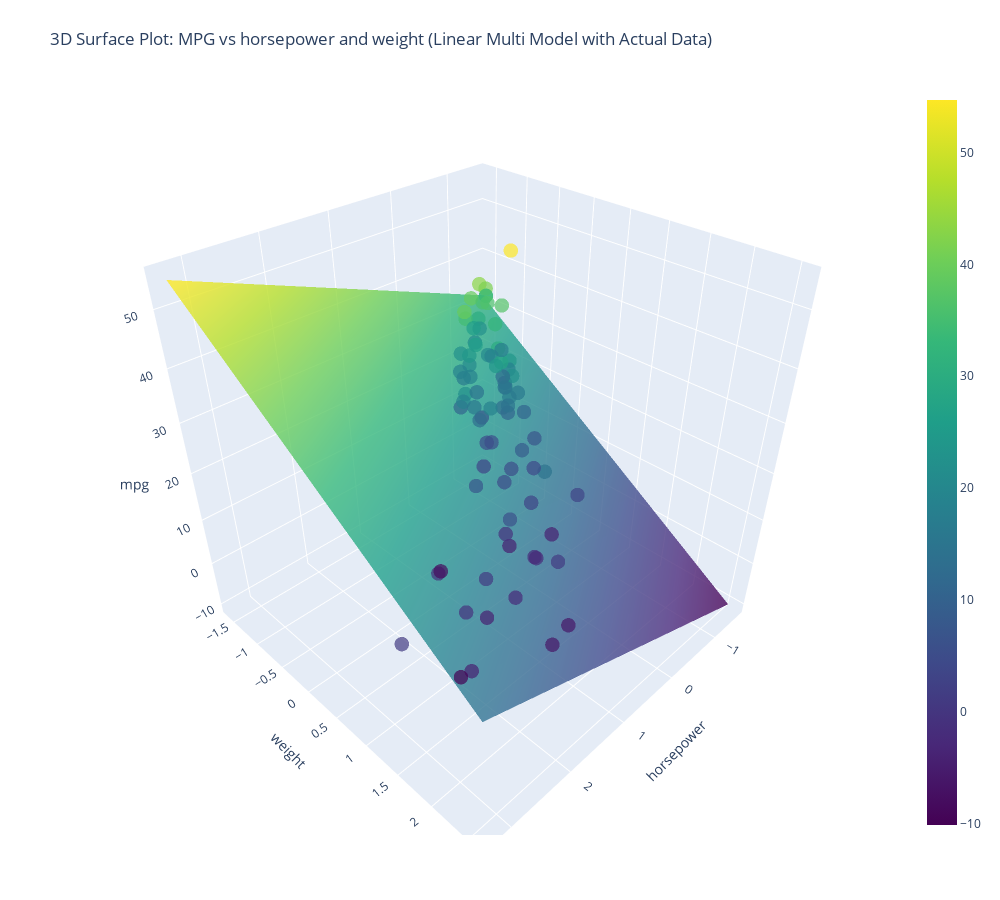

The notebook cell saved with this chart:
### Code cell
import plotly.graph_objects as go
import numpy as np
import pandas as pd
 
# Select two features for the 3D plot
feature1 = 'horsepower'
feature2 = 'weight'
target = 'mpg'
 
# Get the range of these features from the original full dataframe for better coverage
hp_min, hp_max = df[feature1].min(), df[feature1].max()
weight_min, weight_max = df[feature2].min(), df[feature2].max()
 
# Generate a finer grid for horsepower and weight
num_points = 50
hp_grid = np.linspace(hp_min, hp_max, num_points)
weight_grid = np.linspace(weight_min, weight_max, num_points)
HP, WEIGHT = np.meshgrid(hp_grid, weight_grid)
 
# Create a DataFrame for prediction by filling other features with mean values from X_train
mean_values_df = X_train.mean().to_frame().T
 
X_predict_base = pd.DataFrame(
    np.repeat(mean_values_df.values, num_points * num_points, axis=0),
    columns=X_train.columns
)
 
X_predict_base[feature1] = HP.flatten()
X_predict_base[feature2] = WEIGHT.flatten()
 
# Ensure boolean columns are treated correctly if they were originally boolean
for col in X_train.columns:
    if X_train[col].dtype == 'bool':
        X_predict_base[col] = X_train[col].mode()[0]
 
# Predict MPG using the linear multivariate model
y_pred_surface_lin = lin_multi.predict(X_predict_base)
Z_lin = y_pred_surface_lin.reshape(HP.shape)
 
# Create the 3D surface plot for the model's predictions
fig = go.Figure(data=[
    go.Surface(
        z=Z_lin,
        x=HP,
        y=WEIGHT,
        colorscale='Viridis',
        name='Linear Model Surface',
        opacity=0.8
    )
])
 
# Add the actual data points from the test set
fig.add_trace(go.Scatter3d(
    x=X_test[feature1],
    y=X_test[feature2],
    z=y_test,
    mode='markers',
    marker=dict(
        size=5,
        color=y_test,  # Color points by their actual MPG value
        colorscale='Viridis',
        opacity=0.7
    ),
    name='Actual Data'
))
 
fig.update_layout(
    title=f"3D Surface Plot: MPG vs {feature1} and {feature2} (Linear Multi Model with Actual Data)",
    scene=dict(
        xaxis_title=feature1,
        yaxis_title=feature2,
        zaxis_title=target,
        aspectmode='auto' # Allows aspect ratio to adjust automatically
    ),
    autosize=False,
    width=1000,
    height=900,
    margin=dict(l=65, r=50, b=65, t=90)
)
 
fig.show()

### Figure 1 — Plotly figure (JSON) as saved in the notebook; plotly's stock layout.template omitted (floating-point values rounded to 4 significant figures; data arrays with more than 128 entries replaced by an {"elided": "..."} marker saying what was removed)
{"data": [{"colorscale": [[0, "#440154"], [0.1111, "#482878"], [0.2222, "#3e4989"], [0.3333, "#31688e"], [0.4444, "#26828e"], [0.5556, "#1f9e89"], [0.6667, "#35b779"], [0.7778, "#6ece58"], [0.8889, "#b5de2b"], [1, "#fde725"]], "name": "Linear Model Surface", "opacity": 0.8, "type": "surface", "x": {"elided": "50x50 float values"}, "y": {"elided": "50x50 float values"}, "z": {"elided": "50x50 float values"}}, {"marker": {"color": [33.0, 28.0, 19.0, 13.0, 14.0, 27.0, 24.0, 13.0, 17.0, 21.0, 15.0, 38.0, 26.0, 15.0, 25.0, 12.0, 31.0, 17.0, 16.0, 31.0, 22.0, 22.0, 22.0, 33.5, 18.0, 44.0, 26.0, 24.5, 18.1, 12.0, 27.0, 36.0, 23.0, 24.0, 37.2, 16.0, 21.0, 19.2, 16.0, 29.0, 26.8, 27.0, 18.0, 10.0, 23.0, 36.0, 26.0, 25.0, 25.0, 25.0, 22.0, 34.1, 32.4, 13.0, 23.5, 14.0, 18.5, 29.8, 28.0, 19.0, 11.0, 33.0, 23.0, 21.0, 23.0, 25.0, 23.8, 34.4, 24.5, 13.0, 34.7, 14.0, 15.0, 18.0, 25.0, 19.9, 17.5, 28.0, 29.0, 17.0], "colorscale": [[0, "#440154"], [0.1111, "#482878"], [0.2222, "#3e4989"], [0.3333, "#31688e"], [0.4444, "#26828e"], [0.5556, "#1f9e89"], [0.6667, "#35b779"], [0.7778, "#6ece58"], [0.8889, "#b5de2b"], [1, "#fde725"]], "opacity": 0.7, "size": 5}, "mode": "markers", "name": "Actual Data", "type": "scatter3d", "x": [-1.344, -0.6629, -0.1127, 1.197, 1.197, -0.4271, -0.3223, 2.9, 0.1492, -0.283, 2.245, -0.9772, -0.8986, 1.197, -0.7676, 1.983, -0.5057, 0.5421, 1.983, -0.951, -0.7414, -0.2437, 0.2016, -0.5581, 0.6731, -1.37, -0.3747, -0.4271, 0.4112, 1.642, -0.4795, -0.7938, 0.5421, -0.2437, -1.03, 3.293, 0.07062, 1.066, 1.197, -0.5581, 0.2802, -1.161, 0.2016, 2.9, -0.1913, -0.4271, -0.7676, 0.2802, -0.2437, -0.8724, -0.8462, -1.03, -0.8462, 2.245, 0.1492, 1.852, 1.197, -0.3747, -0.3747, -0.2437, 1.983, -1.344, -0.5581, -0.4533, -0.2437, -0.2437, -0.5057, -1.03, -1.161, 0.6731, -1.082, 1.197, 2.454, 0.1492, 0.1492, 0.1492, 0.1492, -0.4271, -0.8986, 0.6731], "y": [-1.39, -0.4084, -0.3978, 1.146, 1.498, -1.029, -0.1246, 2.086, 1.288, -0.1128, 1.04, -1.189, -1.201, 1.09, -0.5065, 2.346, -0.4675, 0.2005, 1.477, -1.183, -0.5432, -0.1625, -0.1601, -1.059, 0.6309, -0.9937, -0.8341, -0.2724, 0.5197, 2.289, -0.2133, -1.171, 1.099, -0.8187, -1.125, 1.546, -0.5893, 0.5375, 1.806, -0.8884, -0.3197, -1.344, -0.04425, 1.944, -0.5491, -0.9582, -0.8565, -0.354, -0.704, -0.8837, -0.665, -1.177, -0.8045, 1.716, -0.2902, 1.766, 1.146, -0.3067, -0.8352, 0.3471, 0.82, -1.39, -0.3919, 0.01014, -0.07854, -0.8778, -0.1365, -1.094, -0.9535, 1.333, -0.8932, 1.521, 1.62, -0.009961, -0.03006, 0.4665, 0.6498, -0.4321, -1.222, 1.028], "z": [33.0, 28.0, 19.0, 13.0, 14.0, 27.0, 24.0, 13.0, 17.0, 21.0, 15.0, 38.0, 26.0, 15.0, 25.0, 12.0, 31.0, 17.0, 16.0, 31.0, 22.0, 22.0, 22.0, 33.5, 18.0, 44.0, 26.0, 24.5, 18.1, 12.0, 27.0, 36.0, 23.0, 24.0, 37.2, 16.0, 21.0, 19.2, 16.0, 29.0, 26.8, 27.0, 18.0, 10.0, 23.0, 36.0, 26.0, 25.0, 25.0, 25.0, 22.0, 34.1, 32.4, 13.0, 23.5, 14.0, 18.5, 29.8, 28.0, 19.0, 11.0, 33.0, 23.0, 21.0, 23.0, 25.0, 23.8, 34.4, 24.5, 13.0, 34.7, 14.0, 15.0, 18.0, 25.0, 19.9, 17.5, 28.0, 29.0, 17.0]}], "layout": {"autosize": false, "height": 900, "margin": {"b": 65, "l": 65, "r": 50, "t": 90}, "scene": {"aspectmode": "auto", "xaxis": {"title": {"text": "horsepower"}}, "yaxis": {"title": {"text": "weight"}}, "zaxis": {"title": {"text": "mpg"}}}, "title": {"text": "3D Surface Plot: MPG vs horsepower and weight (Linear Multi Model with Actual Data)"}, "width": 1000}}
